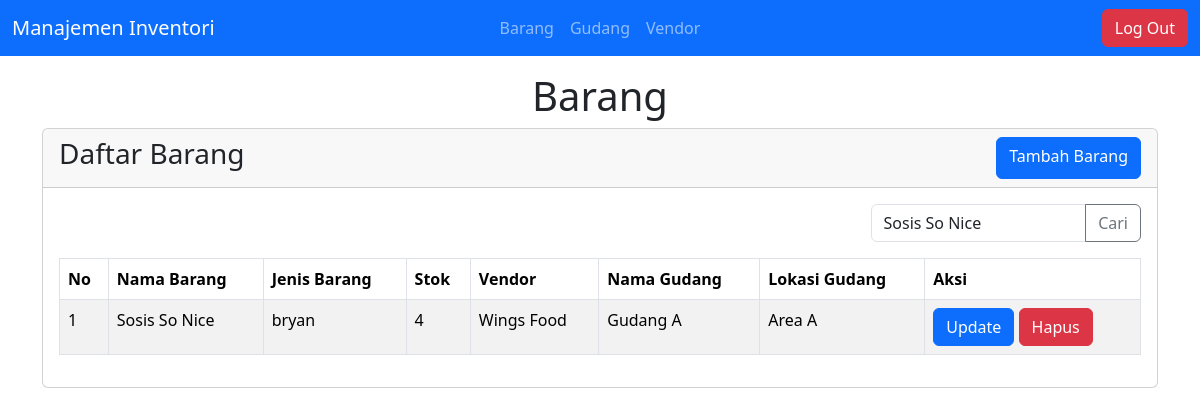
The page /views/barang/kelola_barang.php?s=Sosis So Nice (signed in) on the database its author committed.
### tables this page shows
CREATE TABLE `barang` (
  `id_barang` int(8) NOT NULL,
  `nama_barang` varchar(30) NOT NULL,
  `jenis_barang` varchar(30) NOT NULL,
  `lokasi_gudang` varchar(25) NOT NULL,
  `barcode` int(8) NOT NULL,
  `stok` int(2) NOT NULL
);

CREATE TABLE `vendor` (
  `nama_barang` varchar(30) NOT NULL,
  `nama_vendor` varchar(30) NOT NULL,
  `nomor_invoice` int(8) NOT NULL,
  `kontak` int(8) NOT NULL
);

CREATE TABLE `gudang` (
  `lokasi_gudang` varchar(25) NOT NULL,
  `nama_gudang` varchar(30) NOT NULL
);

### views/barang/kelola_barang.php (the view, shortened to what this page needs)
<?php
require_once '../../koneksi.php';
if(isset($_GET['s']) && !empty($_GET['s'])) {
    $yang_dicari = $_GET['s'];
    $sql_pencarian =
        "SELECT barang.*,
        vendor.nama_vendor,
        gudang.nama_gudang
        FROM barang
        JOIN vendor ON vendor.nama_barang = barang.nama_barang
        JOIN gudang ON gudang.lokasi_gudang = barang.lokasi_gudang
        WHERE barang.nama_barang LIKE ?
    ";
    $yang_dicari = '%' . $yang_dicari . '%';
    $stmt_pencarian = $conn->prepare($sql_pencarian);
    $stmt_pencarian->bind_param('s',$yang_dicari);
    if(!$stmt_pencarian->execute()) {
        echo "Gagal mengambil data yang disaring";
        exit;
    }
    $result_pencarian = $stmt_pencarian->get_result();
}
$sql = "SELECT barang.*,
        vendor.nama_vendor,
        gudang.nama_gudang
        FROM barang
        JOIN vendor ON vendor.nama_barang = barang.nama_barang
        JOIN gudang ON gudang.lokasi_gudang = barang.lokasi_gudang
";
$stmt = $conn->prepare($sql);
$result = $stmt->get_result();
?>
<?php  require_once '../layout/header.php';?>
<section class="pt-3" id="content">
    <div class="container">
        <div class="row">
            <div class="col">
                <h1 class="text-center">Barang</h1>
            </div>
        </div>
        <div class="row">
            <div class="col-12">
                <div class="card">
                    <div class="card-header d-flex justify-content-between">
                        <h3>Daftar Barang</h3>
                        <a href="pilih_vendor.php" class="btn btn-primary">Tambah Barang</a>
                    </div>
                    <div class="card-body">
                        <form action="" method="get">
                            <div class="col-12 input-group mb-3 w-25 float-end">
                                <input type="text" name="s" class="form-control" placeholder="Cari Nama Barang..." <?php if(isset($_GET['s']) && !empty($_GET['s'])) echo 'value="'. $_GET['s'] .'"'; ?> maxlength="30">
                                <button type="submit" class="btn btn-outline-secondary">Cari</button>
                            </div>
                        </form>
                        <div class="col-12 table-responsive">
                            <table class="table table-striped table-bordered table-hover">
                                <thead>
                                    <tr>
                                        <th scope="col">No</th>
                                        <th scope="col">Nama Barang</th>
                                        <th scope="col">Jenis Barang</th>
                                        <th scope="col">Stok</th>
                                        <th scope="col">Vendor</th>
                                        <th scope="col">Nama Gudang</th>
                                        <th scope="col">Lokasi Gudang</th>
                                        <th scope="col">Aksi</th>
                                    </tr>
                                </thead>
                                <tbody>
                                <?php $i = 1 ?>
                                <?php if(!isset($_GET['s']) || empty($_GET['s'])) : ?>
                                    <?php while($row = $result->fetch_assoc()) : ?>
                                    <tr>
                                        <td><?= $i ?></td>
                                        <td><?= $row['nama_barang'] ?></td>
                                        <td><?= $row['jenis_barang'] ?></td>
                                        <td><?= $row['stok'] ?></td>
                                        <td><?= $row['nama_vendor'] ?></td>
                                        <td><?= $row['nama_gudang'] ?></td>
                                        <td><?= $row['lokasi_gudang'] ?></td>
                                        <td>
                                            <a href="update_barang.php?id_barang=<?= $row['id_barang'] ?>" class="btn btn-primary">Update</a>
                                            <a href="../../system/crud/crud_barang.php?act=delete&id_barang=<?= $row['id_barang'] ?>" class="btn btn-danger" onclick="return confirm('Anda Yakin?');">Hapus</a>
                                        </td>
                                    </tr>
                                    <?php $i++; ?>
                                    <?php endwhile; ?>
                                <?php else : ?>
                                    <?php while($row_pencarian = $result_pencarian->fetch_assoc()) : ?>
                                    <tr>
                                        <td><?= $i ?></td>
                                        <td><?= $row_pencarian['nama_barang'] ?></td>
                                        <td><?= $row_pencarian['jenis_barang'] ?></td>
                                        <td><?= $row_pencarian['stok'] ?></td>
                                        <td><?= $row_pencarian['nama_vendor'] ?></td>
                                        <td><?= $row_pencarian['nama_gudang'] ?></td>
                                        <td><?= $row_pencarian['lokasi_gudang'] ?></td>
                                        <td>
                                            <a href="update_barang.php?id_barang=<?= $row_pencarian['id_barang'] ?>" class="btn btn-primary">Update</a>
                                            <a href="../../system/crud/crud_barang.php?act=delete&id_barang=<?= $row_pencarian['id_barang'] ?>" class="btn btn-danger" onclick="return confirm('Anda Yakin?')">Hapus</a>
                                        </td>
                                    </tr>
                                    <?php $i++; ?>
                                    <?php endwhile; ?>
                                <?php endif; ?>
                                </tbody>
                            </table>
                        </div>
                    </div>
                </div>
            </div>
        </div>
    </div>
</section>
<?php  require_once '../layout/footer.php';?>

### rows shown on the page
barang: nama_barang "Sosis So Nice", jenis_barang "bryan", stok "4", nama_barang.nama_vendor "Wings Food", lokasi_gudang.nama_gudang "Gudang A", lokasi_gudang "Area A"
